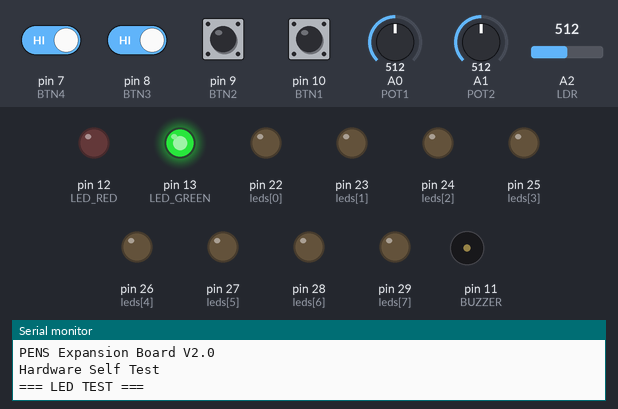
Recording of a program running on a simulated Arduino Mega 2560, built with avr-gcc and run on an emulated ATmega2560. Shown: output pins drawn as LEDs (lit = HIGH), buzzer (waves = sounding), the last lines printed to the serial monitor. The test bench sets the inputs (shaded band); at power-on: pin 7 (BTN4), pin 8 (BTN3), pin 9 (BTN2), pin 10 (BTN1) HIGH, A0 (POT1) = 512, A1 (POT2) = 512, A2 (LDR) = 512.

Above: at 2.2 s.
2.3 s: pin 7 (BTN4) driven LOW and pin 8 (BTN3) driven LOW
At 5.2 s:
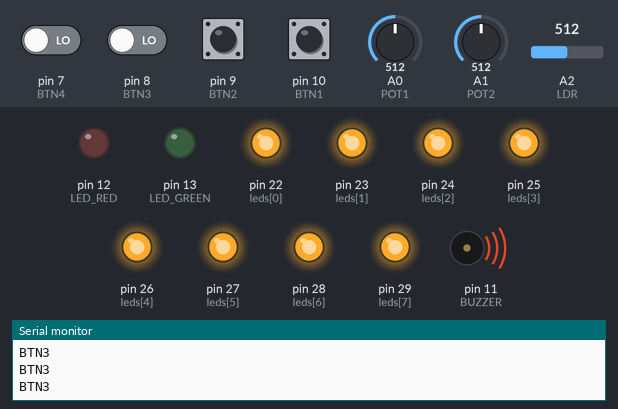
5.7 s: pin 8 (BTN3) driven HIGH
At 6.4 s:
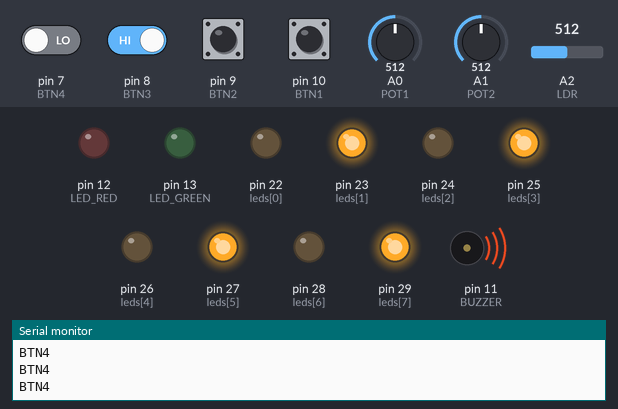
7.2 s: pin 9 (BTN2) pulled LOW for 0.15 s
At 7.7 s:
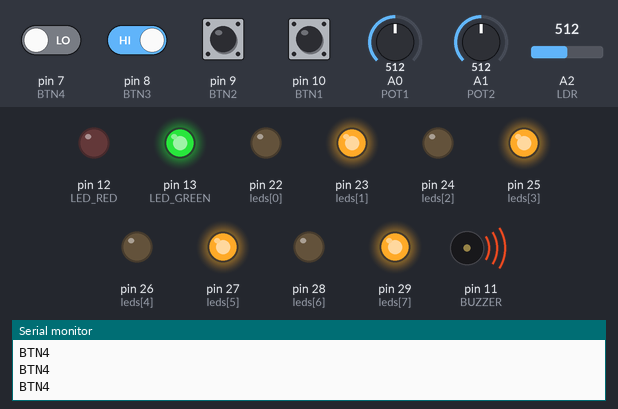
8.8 s: pin 10 (BTN1) pulled LOW for 0.15 s
At 9.1 s:
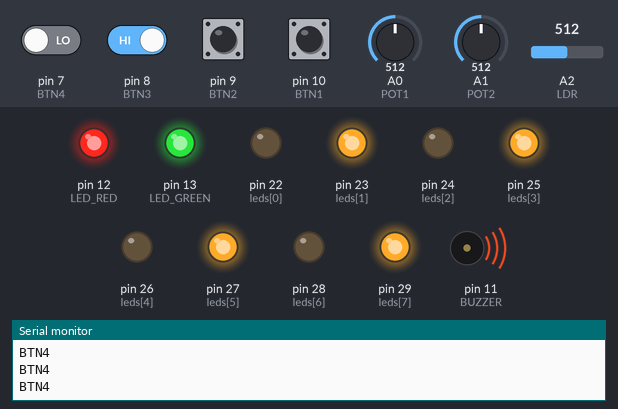
10.4 s: pin 8 (BTN3) driven LOW
At 11.7 s:
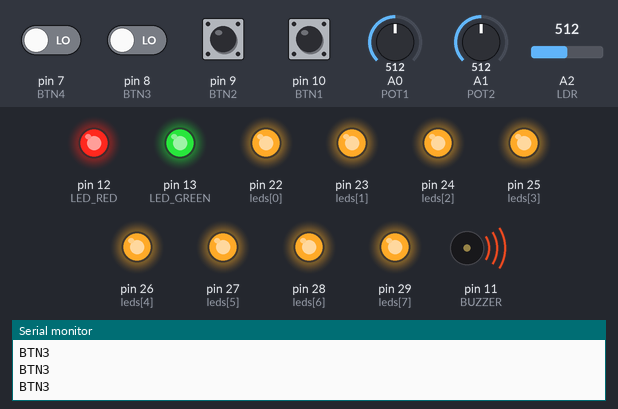
13.8 s: pin 8 (BTN3) driven HIGH
At 15.1 s:
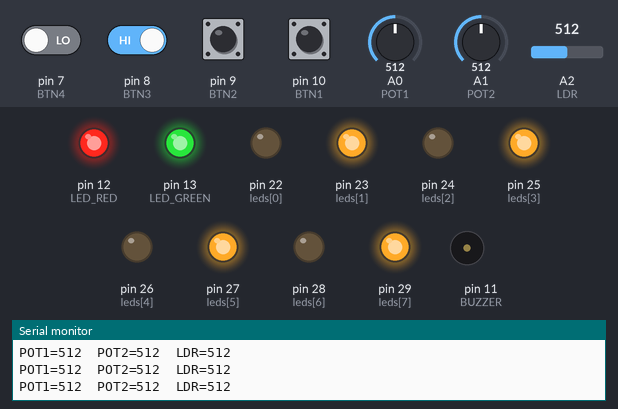
Timing chart, 0 to 22.1 s (numbered marks = the images above; inputs shaded):
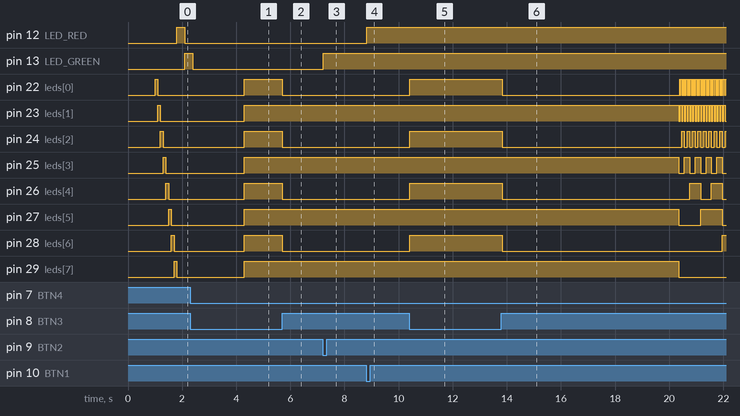

The program:

main.cpp
```cpp
/*
   PENS Expansion Board V2.0
   Full Hardware Test
   Arduino Mega 2560

   PlatformIO version (converted from Arduino IDE sketch)
*/

#include <Arduino.h>

// =======================
// LED ARRAY
// =======================
const byte leds[] = {
  22, 23, 24, 25,
  26, 27, 28, 29
};

// =======================
// LED INDIKATOR
// =======================
#define LED_RED   12
#define LED_GREEN 13

// =======================
// BUZZER PASIF
// =======================
#define BUZZER 11

// =======================
// BUTTON
// =======================
#define BTN1 10
#define BTN2 9
#define BTN3 8
#define BTN4 7

// =======================
// ANALOG
// =======================
#define POT1 A0
#define POT2 A1
#define LDR  A2

// =======================
// FUNCTION PROTOTYPES
// =======================
void testBuzzer();
void testLED();
void testCounter();
void testButton();
void testAnalog();

// =================================================
// BUZZER TEST
// =================================================
void testBuzzer()
{
  Serial.println("=== BUZZER TEST ===");

  int melody[] = {
    262, 294, 330, 349,
    392, 440, 494, 523
  };

  for (int i = 0; i < 8; i++) {
    tone(BUZZER, melody[i]);
    delay(200);
  }

  noTone(BUZZER);
  delay(300);
}

// =================================================
// LED TEST
// =================================================
void testLED()
{
  Serial.println("=== LED TEST ===");

  for (int i = 0; i < 8; i++) {
    digitalWrite(leds[i], HIGH);
    delay(100);
    digitalWrite(leds[i], LOW);
  }

  digitalWrite(LED_RED, HIGH);
  delay(300);
  digitalWrite(LED_RED, LOW);

  digitalWrite(LED_GREEN, HIGH);
  delay(300);
  digitalWrite(LED_GREEN, LOW);
}

// =================================================
// PORTA COUNTER
// =================================================
void testCounter()
{
  Serial.println("=== PORTA COUNTER ===");

  for (int n = 0; n < 256; n++) {

    for (int b = 0; b < 8; b++) {
      digitalWrite(leds[b], bitRead(n, b));
    }

    delay(25);
  }

  for (int i = 0; i < 8; i++) {
    digitalWrite(leds[i], LOW);
  }
}

// =================================================
// BUTTON TEST
// =================================================
void testButton()
{
  Serial.println("=== BUTTON TEST ===");
  Serial.println("Tekan tombol selama 10 detik");

  unsigned long t0 = millis();

  while (millis() - t0 < 10000) {

    if (!digitalRead(BTN1)) {
      Serial.println("BTN1");
      tone(BUZZER, 500);
      digitalWrite(LED_RED, HIGH);
    }

    else if (!digitalRead(BTN2)) {
      Serial.println("BTN2");
      tone(BUZZER, 1000);
      digitalWrite(LED_GREEN, HIGH);
    }

    else if (!digitalRead(BTN3)) {
      Serial.println("BTN3");
      tone(BUZZER, 1500);

      for (int i = 0; i < 8; i++)
        digitalWrite(leds[i], HIGH);
    }

    else if (!digitalRead(BTN4)) {
      Serial.println("BTN4");
      tone(BUZZER, 2000);

      for (int i = 0; i < 8; i++)
        digitalWrite(leds[i], i & 1);
    }

    else {
      noTone(BUZZER);

      digitalWrite(LED_RED, LOW);
      digitalWrite(LED_GREEN, LOW);

      for (int i = 0; i < 8; i++)
        digitalWrite(leds[i], LOW);
    }

    delay(50);
  }

  noTone(BUZZER);
}

// =================================================
// ANALOG TEST
// =================================================
void testAnalog()
{
  Serial.println("=== ANALOG TEST ===");

  for (int i = 0; i < 30; i++) {

    int p1 = analogRead(POT1);
    int p2 = analogRead(POT2);
    int l  = analogRead(LDR);

    Serial.print("POT1=");
    Serial.print(p1);

    Serial.print("  POT2=");
    Serial.print(p2);

    Serial.print("  LDR=");
    Serial.println(l);

    delay(200);
  }
}

void setup()
{
  Serial.begin(115200);

  for (int i = 0; i < 8; i++) {
    pinMode(leds[i], OUTPUT);
  }

  pinMode(LED_RED, OUTPUT);
  pinMode(LED_GREEN, OUTPUT);

  pinMode(BUZZER, OUTPUT);

  pinMode(BTN1, INPUT_PULLUP);
  pinMode(BTN2, INPUT_PULLUP);
  pinMode(BTN3, INPUT_PULLUP);
  pinMode(BTN4, INPUT_PULLUP);

  delay(1000);

  Serial.println();
  Serial.println("PENS Expansion Board V2.0");
  Serial.println("Hardware Self Test");
}

void loop()
{
  testLED();

  testBuzzer();

  testButton();

  testAnalog();

  testCounter();

  Serial.println("===== TEST COMPLETE =====");
  delay(2000);
}
```

Measured:
- after the input at 2.3 s, pin 22 (leds[0]), pin 23 (leds[1]), pin 24 (leds[2]), pin 25 (leds[3]), pin 26 (leds[4]), pin 27 (leds[5]), pin 28 (leds[6]), pin 29 (leds[7]): LOW → HIGH after 2.0 s
- after the input at 5.7 s, pin 22 (leds[0]), pin 24 (leds[2]), pin 26 (leds[4]), pin 28 (leds[6]): HIGH → LOW at once; tone on pin 11 (BUZZER): 1500 Hz → 2000 Hz at once
- after the input at 7.2 s, pin 13 (LED_GREEN): LOW → HIGH at once; tone on pin 11 (BUZZER): 2000 Hz → 1000 Hz at once, → 2000 Hz 0.15 s later
- after the input at 8.8 s, pin 12 (LED_RED): LOW → HIGH at once; tone on pin 11 (BUZZER): 2000 Hz → 500 Hz at once, → 2000 Hz 0.15 s later
- after the input at 10.4 s, pin 22 (leds[0]), pin 24 (leds[2]), pin 26 (leds[4]), pin 28 (leds[6]): LOW → HIGH at once; tone on pin 11 (BUZZER): 2000 Hz → 1500 Hz at once
- after the input at 13.8 s, tone on pin 11 (BUZZER): 1500 Hz → 2000 Hz at once, → silent 0.50 s later
- by itself, tone on pin 11 (BUZZER): plays 262 Hz for 0.20 s, 294 Hz for 0.20 s, 330 Hz for 0.20 s, 349 Hz for 0.20 s, 392 Hz for 0.20 s, 440 Hz for 0.20 s … (9 notes in this stretch)
